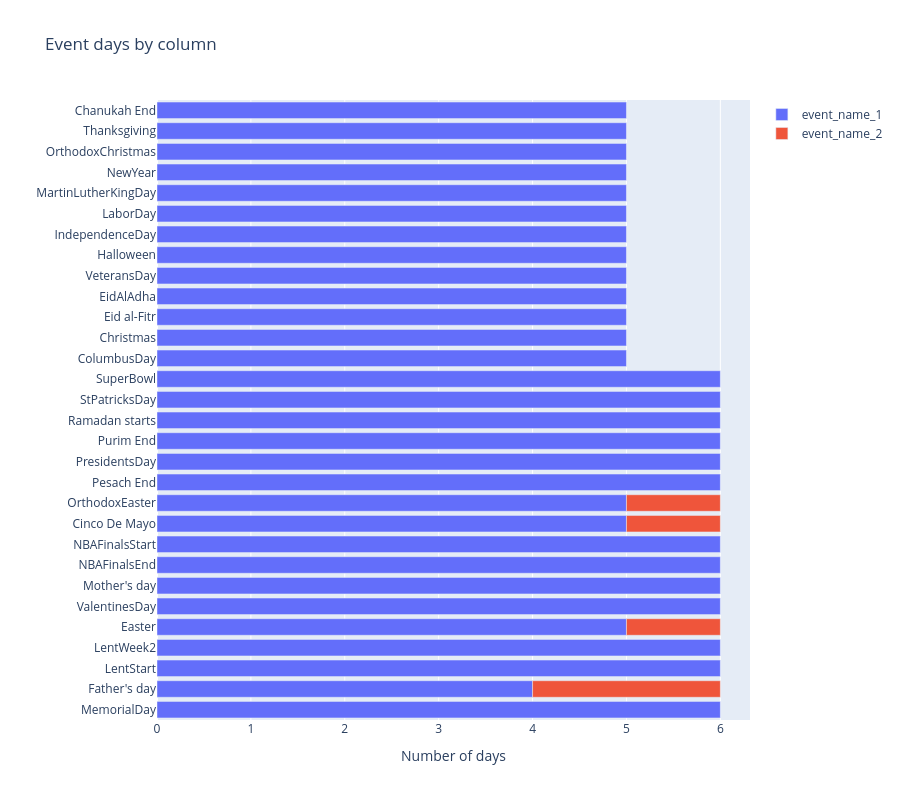

Notebook cell for this chart:
### Markdown cell above
### 4.1 `event_name_2` สามารถตัดออกได้ เพราะ

- มีข้อมูลเพียง 5 วัน จากทั้งหมด 1,969 วัน (น้อยกว่า 0.25%)
  ซึ่งเป็นวันที่มีอีเวนต์สองรายการตรงกันโดยบังเอิญ
- อีเวนต์ทุกรายการใน `event_name_2` ปรากฏใน `event_name_1` ในปีอื่นอยู่แล้ว
  โมเดลจึงยังเรียนรู้ผลของอีเวนต์เหล่านั้นได้จาก `event_name_1`
- ข้อมูลที่มีเพียงไม่กี่วัน ไม่พอให้โมเดลเรียนรู้รูปแบบได้อย่างน่าเชื่อถือ
  และยังเพิ่มคอลัมน์ที่ต้องใช้ RAM ในตารางราว 59 ล้านแถว

### Code cell
event_counts = (
    calendar_df[["event_name_1", "event_name_2"]]
    .melt(var_name="column", value_name="event")
    .dropna()
    .groupby(["event", "column"], observed=True)
    .size()
    .reset_index(name="days")
)

order = event_counts.groupby("event")["days"].sum().sort_values().index.tolist()

fig = px.bar(
    event_counts,
    x="days", y="event", color="column",
    orientation="h",
    category_orders={"event": order},
    title="Event days by column",
    labels={"days": "Number of days", "event": "", "column": ""},
    height=800,
)
fig.show()

### Figure 1 — Plotly figure (JSON) as saved in the notebook; plotly's stock layout.template omitted (floating-point values rounded to 4 significant figures)
{"data": [{"hovertemplate": "=%{y}<br>Number of days=%{x}<extra></extra>", "legendgroup": "event_name_1", "marker": {"color": "#636efa", "pattern": {"shape": ""}}, "name": "event_name_1", "orientation": "h", "showlegend": true, "textposition": "auto", "type": "bar", "x": [5, 5, 5, 5, 5, 5, 5, 4, 5, 5, 5, 6, 6, 5, 6, 6, 6, 6, 5, 5, 5, 6, 6, 6, 6, 6, 6, 5, 6, 5], "xaxis": "x", "y": ["Chanukah End", "Christmas", "Cinco De Mayo", "ColumbusDay", "Easter", "Eid al-Fitr", "EidAlAdha", "Father's day", "Halloween", "IndependenceDay", "LaborDay", "LentStart", "LentWeek2", "MartinLutherKingDay", "MemorialDay", "Mother's day", "NBAFinalsEnd", "NBAFinalsStart", "NewYear", "OrthodoxChristmas", "OrthodoxEaster", "Pesach End", "PresidentsDay", "Purim End", "Ramadan starts", "StPatricksDay", "SuperBowl", "Thanksgiving", "ValentinesDay", "VeteransDay"], "yaxis": "y"}, {"hovertemplate": "=%{y}<br>Number of days=%{x}<extra></extra>", "legendgroup": "event_name_2", "marker": {"color": "#EF553B", "pattern": {"shape": ""}}, "name": "event_name_2", "orientation": "h", "showlegend": true, "textposition": "auto", "type": "bar", "x": [1, 1, 2, 1], "xaxis": "x", "y": ["Cinco De Mayo", "Easter", "Father's day", "OrthodoxEaster"], "yaxis": "y"}], "layout": {"barmode": "relative", "height": 800, "legend": {"title": {"text": ""}, "tracegroupgap": 0}, "title": {"text": "Event days by column"}, "xaxis": {"anchor": "y", "domain": [0, 1], "title": {"text": "Number of days"}}, "yaxis": {"anchor": "x", "categoryarray": ["MemorialDay", "Father's day", "LentStart", "LentWeek2", "Easter", "ValentinesDay", "Mother's day", "NBAFinalsEnd", "NBAFinalsStart", "Cinco De Mayo", "OrthodoxEaster", "Pesach End", "PresidentsDay", "Purim End", "Ramadan starts", "StPatricksDay", "SuperBowl", "ColumbusDay", "Christmas", "Eid al-Fitr", "EidAlAdha", "VeteransDay", "Halloween", "IndependenceDay", "LaborDay", "MartinLutherKingDay", "NewYear", "OrthodoxChristmas", "Thanksgiving", "Chanukah End"], "categoryorder": "array", "domain": [0, 1], "title": {"text": ""}}}}
